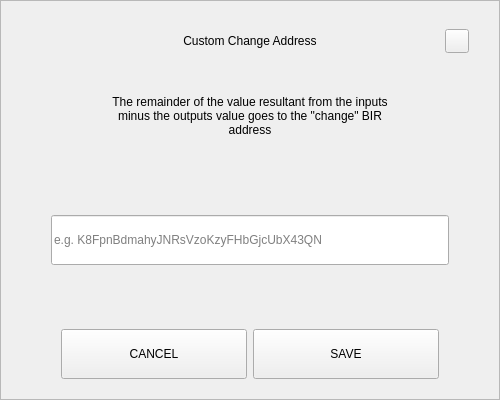
<?xml version="1.0" encoding="UTF-8"?>
<ui version="4.0">
 <class>SendChangeAddressDialog</class>
 <widget class="QDialog" name="SendChangeAddressDialog">
  <property name="geometry">
   <rect>
    <x>0</x>
    <y>0</y>
    <width>500</width>
    <height>400</height>
   </rect>
  </property>
  <property name="windowTitle">
   <string>Dialog</string>
  </property>
  <layout class="QVBoxLayout" name="verticalLayout">
   <property name="spacing">
    <number>0</number>
   </property>
   <property name="leftMargin">
    <number>0</number>
   </property>
   <property name="topMargin">
    <number>0</number>
   </property>
   <property name="rightMargin">
    <number>0</number>
   </property>
   <property name="bottomMargin">
    <number>0</number>
   </property>
   <item>
    <widget class="QFrame" name="frame">
     <property name="styleSheet">
      <string notr="true"/>
     </property>
     <property name="frameShape">
      <enum>QFrame::StyledPanel</enum>
     </property>
     <property name="frameShadow">
      <enum>QFrame::Raised</enum>
     </property>
     <layout class="QVBoxLayout" name="verticalLayout_2" stretch="0,0,0,0,0,0,0">
      <property name="spacing">
       <number>0</number>
      </property>
      <property name="leftMargin">
       <number>30</number>
      </property>
      <property name="topMargin">
       <number>20</number>
      </property>
      <property name="rightMargin">
       <number>30</number>
      </property>
      <property name="bottomMargin">
       <number>20</number>
      </property>
      <item>
       <layout class="QHBoxLayout" name="horizontalLayout_3">
        <property name="spacing">
         <number>0</number>
        </property>
        <item>
         <spacer name="horizontalSpacer_2">
          <property name="orientation">
           <enum>Qt::Horizontal</enum>
          </property>
          <property name="sizeHint" stdset="0">
           <size>
            <width>40</width>
            <height>20</height>
           </size>
          </property>
         </spacer>
        </item>
        <item>
         <widget class="QLabel" name="labelTitle">
          <property name="minimumSize">
           <size>
            <width>0</width>
            <height>40</height>
           </size>
          </property>
          <property name="maximumSize">
           <size>
            <width>16777215</width>
            <height>40</height>
           </size>
          </property>
          <property name="styleSheet">
           <string notr="true">padding-left:24px;</string>
          </property>
          <property name="text">
           <string>Custom Change Address</string>
          </property>
          <property name="alignment">
           <set>Qt::AlignCenter</set>
          </property>
          <property name="margin">
           <number>7</number>
          </property>
         </widget>
        </item>
        <item>
         <spacer name="horizontalSpacer">
          <property name="orientation">
           <enum>Qt::Horizontal</enum>
          </property>
          <property name="sizeHint" stdset="0">
           <size>
            <width>40</width>
            <height>20</height>
           </size>
          </property>
         </spacer>
        </item>
        <item>
         <widget class="QPushButton" name="btnEsc">
          <property name="minimumSize">
           <size>
            <width>24</width>
            <height>24</height>
           </size>
          </property>
          <property name="maximumSize">
           <size>
            <width>24</width>
            <height>24</height>
           </size>
          </property>
          <property name="focusPolicy">
           <enum>Qt::NoFocus</enum>
          </property>
          <property name="text">
           <string/>
          </property>
         </widget>
        </item>
       </layout>
      </item>
      <item>
       <spacer name="verticalSpacer_2">
        <property name="orientation">
         <enum>Qt::Vertical</enum>
        </property>
        <property name="sizeType">
         <enum>QSizePolicy::Fixed</enum>
        </property>
        <property name="sizeHint" stdset="0">
         <size>
          <width>20</width>
          <height>20</height>
         </size>
        </property>
       </spacer>
      </item>
      <item alignment="Qt::AlignHCenter">
       <widget class="QLabel" name="labelMessage">
        <property name="minimumSize">
         <size>
          <width>0</width>
          <height>70</height>
         </size>
        </property>
        <property name="text">
         <string>The remainder of the value resultant from the inputs minus the outputs value goes to the &quot;change&quot; BIR address</string>
        </property>
        <property name="alignment">
         <set>Qt::AlignCenter</set>
        </property>
        <property name="wordWrap">
         <bool>true</bool>
        </property>
       </widget>
      </item>
      <item>
       <spacer name="verticalSpacer_3">
        <property name="orientation">
         <enum>Qt::Vertical</enum>
        </property>
        <property name="sizeHint" stdset="0">
         <size>
          <width>20</width>
          <height>40</height>
         </size>
        </property>
       </spacer>
      </item>
      <item>
       <layout class="QHBoxLayout" name="horizontalLayout_2">
        <property name="spacing">
         <number>0</number>
        </property>
        <property name="leftMargin">
         <number>20</number>
        </property>
        <property name="rightMargin">
         <number>20</number>
        </property>
        <item>
         <widget class="QLineEdit" name="lineEditAddress">
          <property name="minimumSize">
           <size>
            <width>0</width>
            <height>50</height>
           </size>
          </property>
          <property name="placeholderText">
           <string notr="true">e.g. K8FpnBdmahyJNRsVzoKzyFHbGjcUbX43QN</string>
          </property>
         </widget>
        </item>
       </layout>
      </item>
      <item>
       <spacer name="verticalSpacer">
        <property name="orientation">
         <enum>Qt::Vertical</enum>
        </property>
        <property name="sizeHint" stdset="0">
         <size>
          <width>20</width>
          <height>40</height>
         </size>
        </property>
       </spacer>
      </item>
      <item>
       <layout class="QHBoxLayout" name="horizontalLayout" stretch="2,2">
        <property name="spacing">
         <number>6</number>
        </property>
        <property name="leftMargin">
         <number>30</number>
        </property>
        <property name="rightMargin">
         <number>30</number>
        </property>
        <item>
         <widget class="QPushButton" name="btnCancel">
          <property name="minimumSize">
           <size>
            <width>180</width>
            <height>50</height>
           </size>
          </property>
          <property name="focusPolicy">
           <enum>Qt::NoFocus</enum>
          </property>
          <property name="text">
           <string>CANCEL</string>
          </property>
         </widget>
        </item>
        <item>
         <widget class="QPushButton" name="btnSave">
          <property name="minimumSize">
           <size>
            <width>180</width>
            <height>50</height>
           </size>
          </property>
          <property name="focusPolicy">
           <enum>Qt::NoFocus</enum>
          </property>
          <property name="text">
           <string>SAVE</string>
          </property>
         </widget>
        </item>
       </layout>
      </item>
     </layout>
    </widget>
   </item>
  </layout>
 </widget>
 <resources/>
 <connections/>
</ui>
